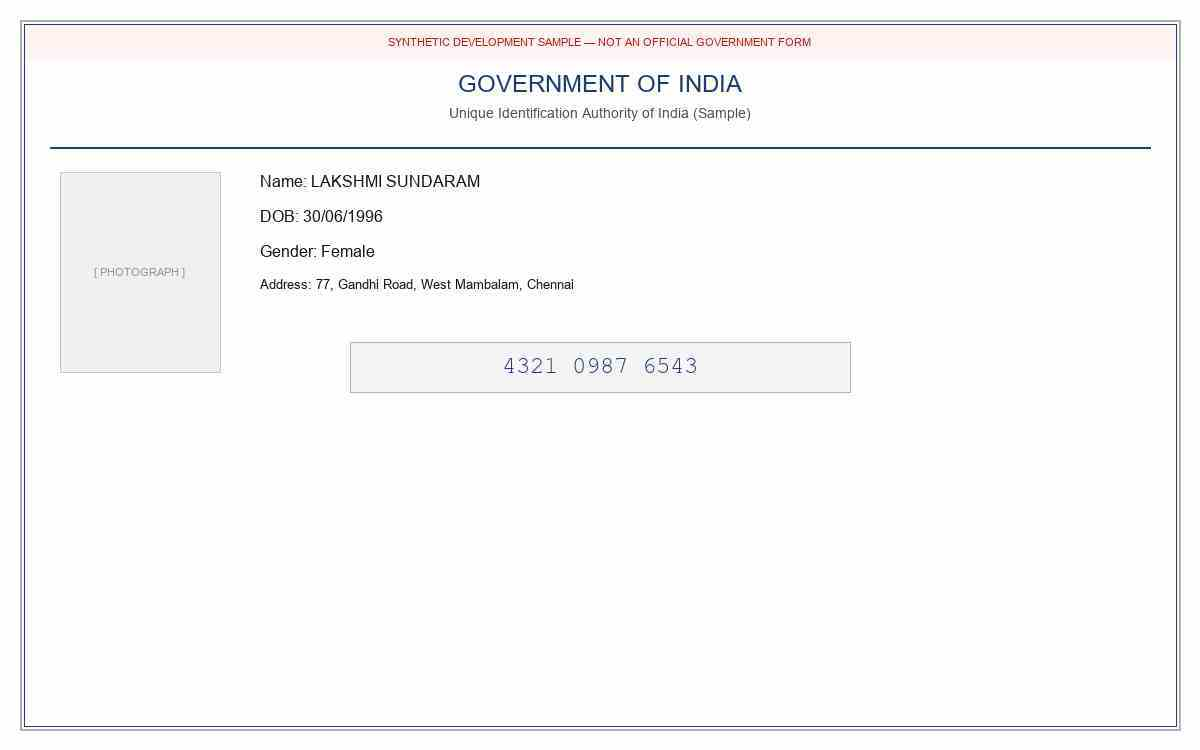
#> input picture benchmarks/p3h12/images/aadhaar_compression.jpg, 1200 x 750 px
$ python -i preprocessing.py   (imports and definitions only)
#> lines starting #> are read from the running program, lines starting #| are printed output that depends on the picture; after the words box and inside, x2 and y2 are one past the last pixel; in counts of white or black regions, pixels touching at a corner belong together
#> further down, picture is the input picture: PIL image 1200x750 RGB; mean R, G, B 249, 248.7, 248.9
"""
CONVELINA — Modular Document Image Preprocessing Pipeline (Phase P3H.13)
Implements reproducible, production-grade image enhancement:
1. Multi-scale Lanczos Resolution Normalization
2. Two-stage Coarse/Fine Projection Profile Deskewing
3. Pure-NumPy Contrast Limited Adaptive Histogram Equalization (CLAHE)
4. Unsharp Mask Character Edge Sharpening
5. Median Despeckle Filtering
6. Local Adaptive Binarization (Sauvola / Dynamic Thresholding)
7. Objective Image Quality Telemetry (Laplacian Variance, Intensity STD)

CRITICAL INVARIANT: Operates strictly on in-memory working copies.
Source files and byte buffers on disk remain 100% immutable.
"""

import math
import logging
from dataclasses import dataclass
from typing import Tuple, Dict, Any, Optional
import numpy as np
from PIL import Image, ImageEnhance, ImageFilter, ImageOps

logger = logging.getLogger("convelina.ocr.preprocessing")


@dataclass
class PreprocessingConfig:
    deskew_enabled: bool = True
    max_deskew_angle: float = 15.0
    coarse_step: float = 1.0
    fine_step: float = 0.25
    clahe_enabled: bool = True
    clahe_clip_limit: float = 2.5
    clahe_tiles: Tuple[int, int] = (8, 8)
    unsharp_enabled: bool = True
    unsharp_radius: float = 1.4
    unsharp_percent: int = 140
    unsharp_threshold: int = 2
    denoise_enabled: bool = True
    denoise_size: int = 3
    rescale_enabled: bool = True
    min_dimension: int = 1000
    max_dimension: int = 2200
    target_dimension: int = 1500
    adaptive_threshold_enabled: bool = False  # Enabled dynamically on low contrast


class ImagePreprocessor:
    """
    Modular, chainable document image preprocessor.
    Transforms raw document photos/scans into high-readability OCR inputs.
    """

    def __init__(self, config: Optional[PreprocessingConfig] = None):
        self.config = config or PreprocessingConfig()

    # [74 lines left out: functions compute_quality_metrics, normalize_resolution, not called in this run]

    def deskew_image(self, image: Image.Image) -> Tuple[Image.Image, float]:
        """
        Two-stage coarse/fine horizontal projection profile variance deskewing.
        Coarse sweep: -15 deg to +15 deg in 1.0 deg steps.
        Fine sweep: +/- 1.0 deg around best coarse angle in 0.25 deg steps.
        """
        if not self.config.deskew_enabled:
            return image, 0.0

        try:
            # Downsample thumbnail for fast projection profile computation
            thumb = image.convert("L")
            thumb.thumbnail((600, 600), Image.Resampling.BILINEAR)
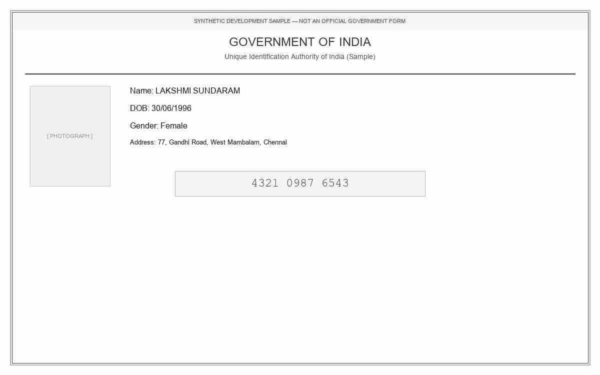
#> thumb: PIL image 600x375 L; min 71, max 255, mean 248.9
            arr = np.array(thumb)
            thresh = float(np.mean(arr))
#> thresh = 248.9
            binary = (arr < thresh).astype(np.float32)
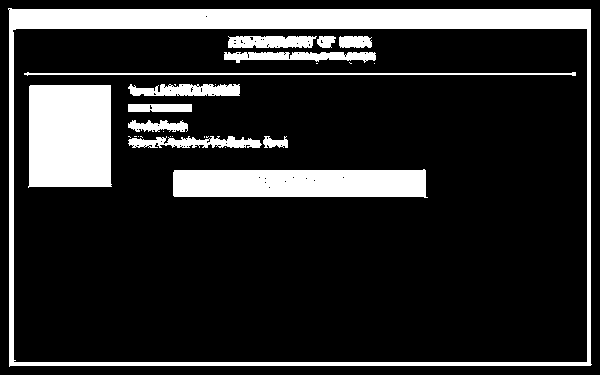
#> binary: shape (375, 600) float32; values 0 (black) and 1 (white), 17.4% white; 28 white regions (15 under 20 px), largest, box (x1, y1, x2, y2) and area: (8, 8, 592, 367) 16972, (28, 85, 112, 188) 8367, (173, 169, 428, 198) 6825

            best_score = -1.0
            best_angle = 0.0

            # Stage 1: Coarse sweep (-15 to +15, step 1.0)
            angles_coarse = np.arange(-self.config.max_deskew_angle, self.config.max_deskew_angle + 0.1, self.config.coarse_step)
            for angle in angles_coarse:
                rot = Image.fromarray(binary).rotate(float(angle), resample=Image.Resampling.NEAREST, fillcolor=0)
                proj = np.sum(np.array(rot), axis=1)
                score = float(np.sum(np.diff(proj) ** 2))
                if score > best_score:
                    best_score = score
                    best_angle = float(angle)
#> this loop made 31 passes
#> (score, best_score) on passes 1, 2, 3, 4, 7, 9, 10, 11, 12, 13, 14, 15: (4744, 4744), (5907, 5907), (7034, 7034), (7949, 7949), (8145, 8145), (9610, 9610), (13232, 13232), (17635, 17635), (26316, 26316), (38933, 38933), (75863, 75863), (173130, 173130)
#> score on passes 5, 6, 8, 17, 18, 19: 7086, 7737, 7768, 174168, 84436, 42241
#> pass 1, in deskew_image, `rot = Image.fromarray(binary).rotate(float(angle), resample=Image.Resa..`:
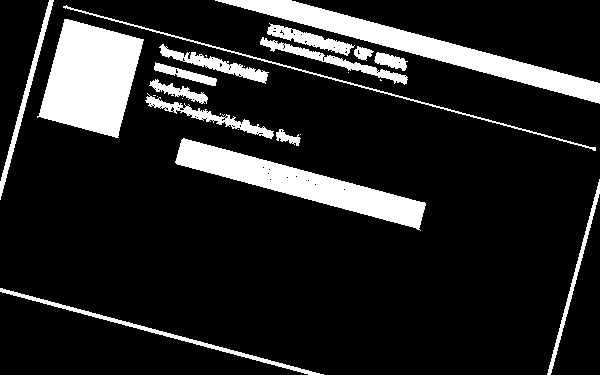
#> rot: PIL image 600x375 F; values 0 (black) and 1 (white), 14.5% white; 27 white regions (11 under 20 px), largest, box (x1, y1, x2, y2) and area: (37, 19, 144, 138) 8369, (215, 0, 600, 104) 7221, (175, 138, 426, 231) 6824
#> pass 3, in deskew_image, `rot = Image.fromarray(binary).rotate(float(angle), resample=Image.Resa..`:
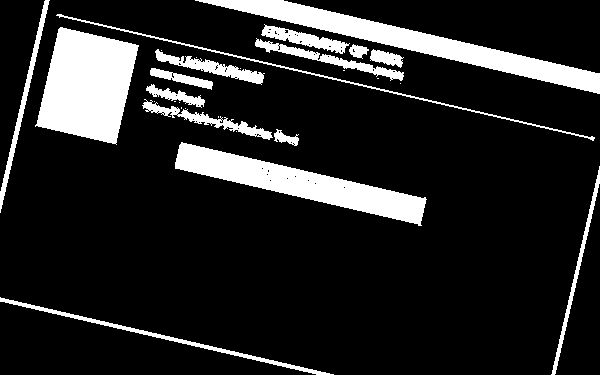
#> rot: PIL image 600x375 F; values 0 (black) and 1 (white), 14.6% white; 29 white regions (13 under 20 px), largest, box (x1, y1, x2, y2) and area: (35, 27, 139, 145) 8369, (195, 0, 600, 94) 7446, (175, 142, 427, 226) 6829
#> after the loop, best_angle = 0; best_score = 2150010

            # Stage 2: Fine sweep (+/- 1.5 deg around best_angle, step 0.25)
            fine_start = max(-self.config.max_deskew_angle, best_angle - 1.5)
#> fine_start = -1.5
            fine_end = min(self.config.max_deskew_angle, best_angle + 1.5)
#> fine_end = 1.5
            angles_fine = np.arange(fine_start, fine_end + 0.05, self.config.fine_step)

            for angle in angles_fine:
                rot = Image.fromarray(binary).rotate(float(angle), resample=Image.Resampling.NEAREST, fillcolor=0)
                proj = np.sum(np.array(rot), axis=1)
                score = float(np.sum(np.diff(proj) ** 2))
                if score > best_score:
                    best_score = score
                    best_angle = float(angle)
#> this loop made 13 passes
#> score on passes 1 to 12: 109169, 131522, 173130, 248244, 416866, 809926, 2150010, 807694, 413322, 247048, 174168, 140132
#> pass 1, in deskew_image, `rot = Image.fromarray(binary).rotate(float(angle), resample=Image.Resa..`:
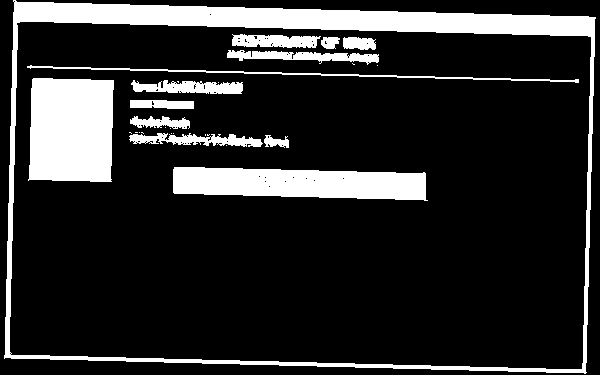
#> rot: PIL image 600x375 F; values 0 (black) and 1 (white), 17.4% white; 28 white regions (15 under 20 px), largest, box (x1, y1, x2, y2) and area: (4, 0, 596, 374) 16964, (28, 78, 114, 182) 8367, (173, 167, 428, 201) 6827
#> pass 2, in deskew_image, `rot = Image.fromarray(binary).rotate(float(angle), resample=Image.Resa..`:
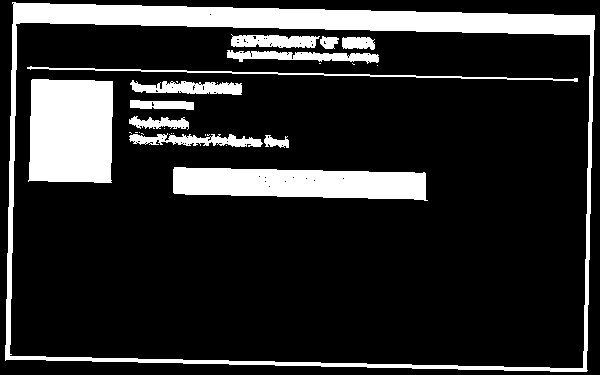
#> rot: PIL image 600x375 F; values 0 (black) and 1 (white), 17.4% white; 28 white regions (15 under 20 px), largest, box (x1, y1, x2, y2) and area: (5, 2, 595, 372) 16971, (28, 79, 113, 183) 8367, (173, 167, 428, 201) 6828
#> pass 3, in deskew_image, `rot = Image.fromarray(binary).rotate(float(angle), resample=Image.Resa..`:
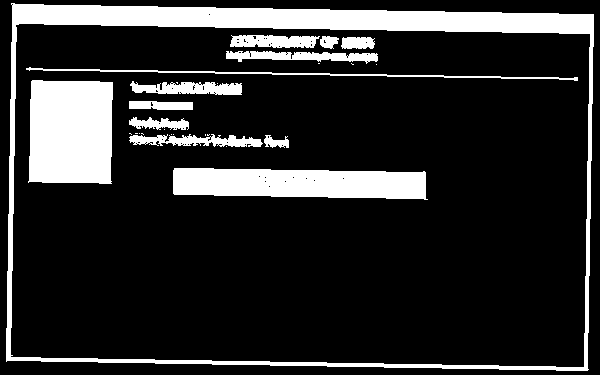
#> rot: PIL image 600x375 F; values 0 (black) and 1 (white), 17.4% white; 28 white regions (15 under 20 px), largest, box (x1, y1, x2, y2) and area: (6, 3, 594, 371) 16973, (28, 80, 113, 184) 8367, (173, 168, 428, 200) 6826
#> after the loop, best_angle = 0; best_score = 2150010

            if abs(best_angle) >= 0.4:
                fill = 255 if image.mode in ("L", "1") else (255, 255, 255)
                rotated = image.rotate(
                    best_angle,
                    resample=Image.Resampling.BICUBIC,
                    expand=True,
                    fillcolor=fill
                )
                return rotated, round(best_angle, 2)

            return image, 0.0
        except Exception as e:
            logger.warning("Deskew failed: %s", e)
            return image, 0.0

    # [161 lines left out: functions apply_clahe, apply_unsharp_mask, apply_median_denoise, apply_adaptive_threshold, preprocess, not called in this run]


# Default singleton instance
default_image_preprocessor = ImagePreprocessor()

>>> from PIL import Image
>>> picture = Image.open('../../../benchmarks/p3h12/images/aadhaar_compression.jpg')
>>> result = ImagePreprocessor().deskew_image(picture)
